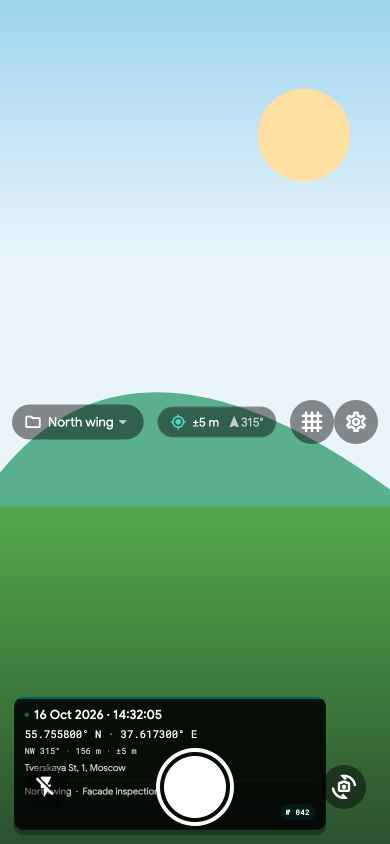
#> input picture docs/screenshots/camera.png, 780 x 1688 px, found by its file name (shown at 1/2 size); its folder holds only this picture in this run
$ python make_store_screenshots.py
#> lines starting #> are read from the running program, lines starting #| are printed output that depends on the picture
#!/usr/bin/env python3
"""Build 16:9 store screenshots from the portrait app screenshots.

RuStore asks for 16:9 (1920x1080) or 9:16 screenshots. The real app is
portrait-only, so we compose a Material You marketing frame around the actual
UI screenshots instead of cropping them.

Usage:
    python3 tool/make_store_screenshots.py
Output:
    docs/screenshots/{ru,en}/16x9/*.png
"""
from __future__ import annotations

import os
from pathlib import Path

from PIL import Image, ImageDraw, ImageFilter, ImageFont

ROOT = Path(__file__).resolve().parent.parent
W, H = 1920, 1080
PHONE_H = 880
BEZEL = 14
RADIUS = 54
ACCENT = (13, 148, 136)
DARK = (15, 61, 58)
MUTED = (63, 95, 90)
BG_TOP = (243, 251, 249)
BG_BOTTOM = (209, 240, 234)

RU = [
    (
        "camera",
        "Снимайте с координатами",
        "Координаты, направление, высота и время — сразу на фото. Без ручной обработки.",
    ),
    (
        "watermark",
        "Вотермарка под ваш стиль",
        "Координаты, адрес, заметка, автор и номер снимка. Три стиля на выбор.",
    ),
    (
        "projects",
        "Проекты и экспорт",
        "Группируйте снимки по объектам и заказчикам. Экспорт в ZIP в один тап.",
    ),
    (
        "gallery",
        "Галерея как в Google Photos",
        "Свайпы, плавный зум, свайп вверх — вся информация о снимке.",
    ),
    (
        "settings",
        "Гибкая настройка",
        "Стиль, поля вотермарки, качество съёмки и отдельный счётчик для каждого проекта.",
    ),
]

EN = [
    (
        "camera",
        "Shoot with coordinates",
        "Coordinates, bearing, altitude and time — baked right into the photo.",
    ),
    (
        "watermark",
        "A watermark in your style",
        "Coordinates, address, note, author and photo number. Three styles.",
    ),
    (
        "projects",
        "Projects and export",
        "Group shots by site or client. One-tap ZIP export.",
    ),
    (
        "gallery",
        "A Google Photos-style gallery",
        "Swipe to browse, pinch to zoom, swipe up for details.",
    ),
    (
        "settings",
        "Make it yours",
        "Watermark fields, capture quality and a separate counter per project.",
    ),
]


def font(name: str, size: int) -> ImageFont.FreeTypeFont:
    return ImageFont.truetype(str(ROOT / "assets" / "fonts" / name), size)


def gradient() -> Image.Image:
    strip = Image.new("RGB", (1, H))
    px = strip.load()
    for y in range(H):
        t = y / (H - 1)
        px[0, y] = tuple(
            round(BG_TOP[i] * (1 - t) + BG_BOTTOM[i] * t) for i in range(3)
        )
    return strip.resize((W, H), Image.Resampling.BILINEAR)


def rounded_mask(size: tuple[int, int], radius: int) -> Image.Image:
    mask = Image.new("L", size, 0)
    ImageDraw.Draw(mask).rounded_rectangle(
        (0, 0, size[0] - 1, size[1] - 1), radius=radius, fill=255
    )
    return mask


def draw_wrapped(
    draw: ImageDraw.ImageDraw,
    text: str,
    fnt: ImageFont.FreeTypeFont,
    x: int,
    y: int,
    max_width: int,
    fill: tuple[int, int, int],
    line_gap: int,
) -> int:
    words = text.split()
    lines: list[str] = []
    current = ""
    for word in words:
        candidate = f"{current} {word}".strip()
        if draw.textlength(candidate, font=fnt) <= max_width:
            current = candidate
        else:
            if current:
                lines.append(current)
            current = word
    if current:
        lines.append(current)

    line_h = fnt.size + line_gap
    for line in lines:
        draw.text((x, y), line, font=fnt, fill=fill)
        y += line_h
    return y


def build(locale: str, name: str, headline: str, subtitle: str) -> Path:
#> called with locale = 'ru', name = 'camera', headline = 'Снимайте с координатами'
    source = ROOT / "docs" / "screenshots" / locale / f"{name}.png"
    shot = Image.open(source).convert("RGB")

    shot_h = PHONE_H
    shot_w = round(shot.width * shot_h / shot.height)
#> shot_w = 407
    shot = shot.resize((shot_w, shot_h), Image.Resampling.LANCZOS)
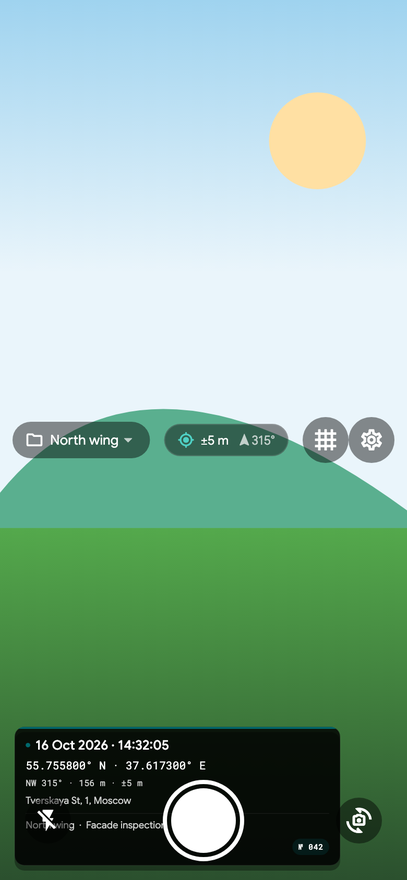
#> shot: PIL image 407x880 RGB; mean R, G, B 137.6, 174.7, 156.9

    frame_w = shot_w + BEZEL * 2
#> frame_w = 435
    frame_h = shot_h + BEZEL * 2
    frame_x = W - 120 - frame_w
#> frame_x = 1365
    frame_y = (H - frame_h) // 2

    canvas = gradient().convert("RGBA")
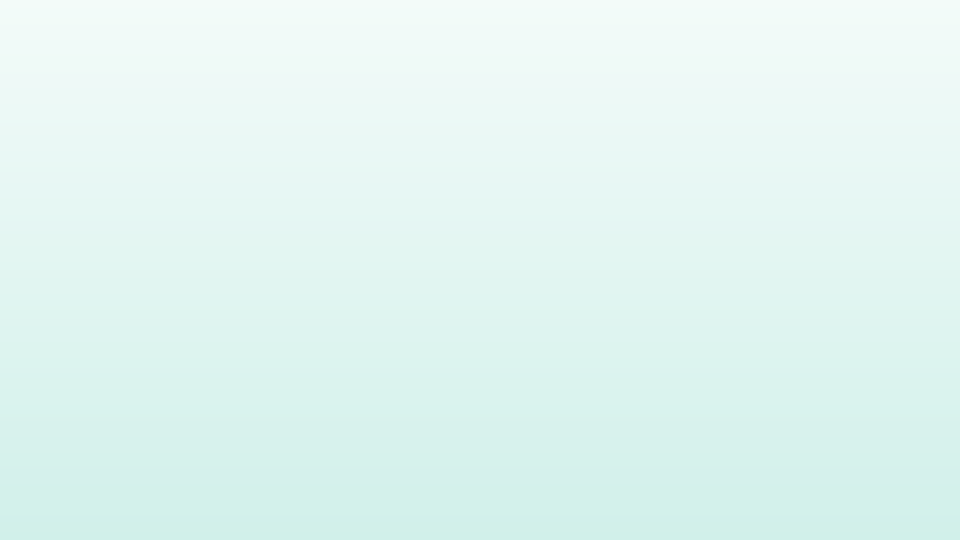
#> canvas: PIL image 1920x1080 RGBA (shown at 1/2 size); mean R, G, B, A 226, 245.5, 241.5, 255

    # Soft Material You blobs.
    blobs = Image.new("RGBA", (W, H), (0, 0, 0, 0))
#> blobs: PIL image 1920x1080 RGBA; every value is 0
    blob = ImageDraw.Draw(blobs)
    blob.ellipse((frame_x - 120, -260, frame_x + 640, 500), fill=ACCENT + (26,))
    blob.ellipse((-220, 760, 380, 1360), fill=ACCENT + (18,))
    blob.ellipse((frame_x + 260, 820, frame_x + 620, 1180), fill=(255, 255, 255, 150))
    canvas = Image.alpha_composite(canvas, blobs)
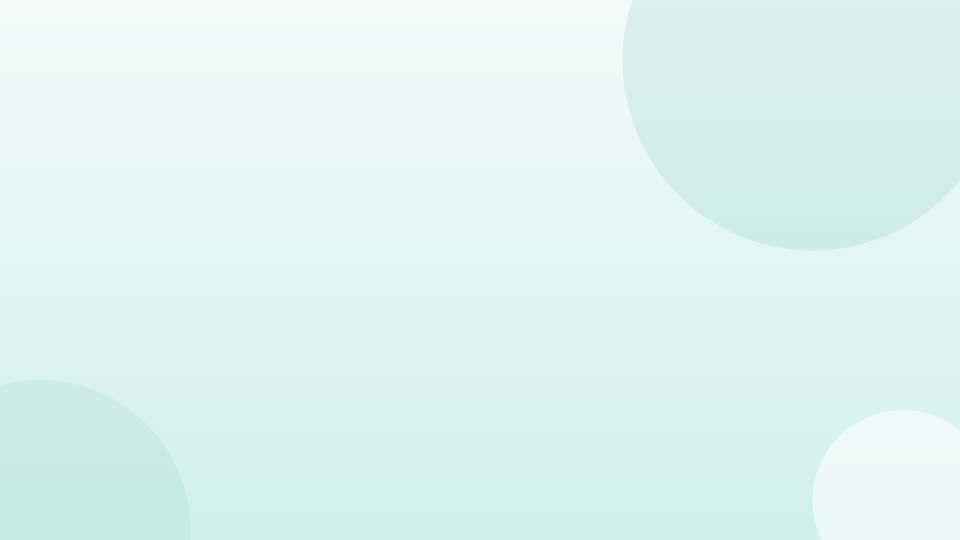
#> canvas: PIL image 1920x1080 RGBA (shown at 1/2 size); mean R, G, B, A 222.9, 244, 240, 255

    # Phone shadow.
    shadow = Image.new("RGBA", (W, H), (0, 0, 0, 0))
    ImageDraw.Draw(shadow).rounded_rectangle(
        (
            frame_x + 12,
            frame_y + 28,
            frame_x + frame_w + 12,
            frame_y + frame_h + 28,
        ),
        radius=RADIUS,
        fill=(15, 23, 42, 70),
    )
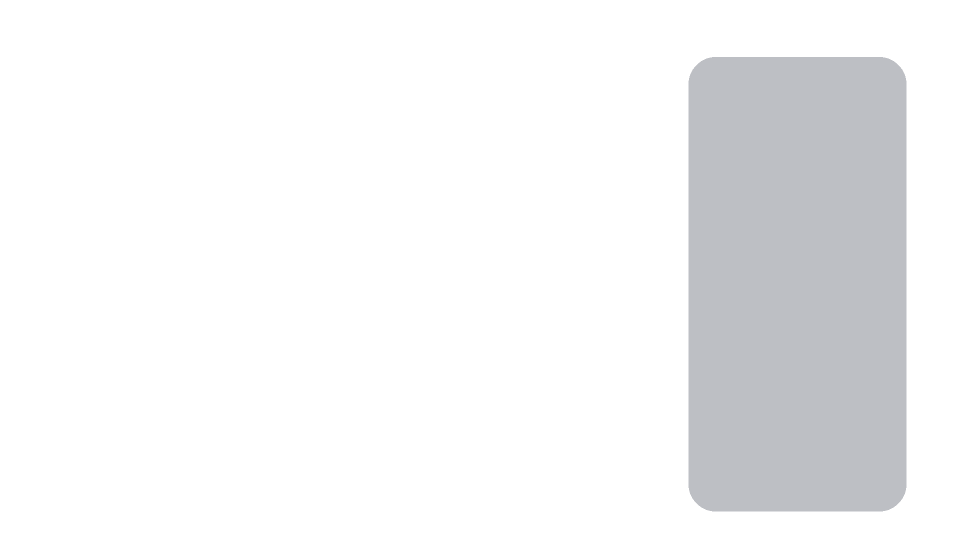
#> shadow: PIL image 1920x1080 RGBA (shown at 1/2 size); mean R, G, B, A 2.8, 4.4, 8, 13.3; transparent parts drawn white
    shadow = shadow.filter(ImageFilter.GaussianBlur(28))
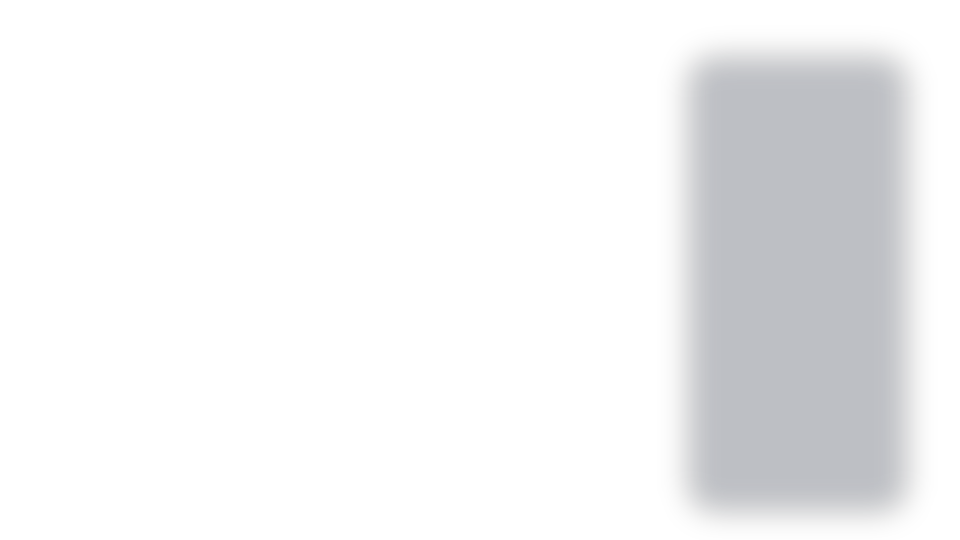
#> shadow: PIL image 1920x1080 RGBA (shown at 1/2 size); mean R, G, B, A 2.8, 4.4, 8, 13.3; transparent parts drawn white
    canvas = Image.alpha_composite(canvas, shadow)
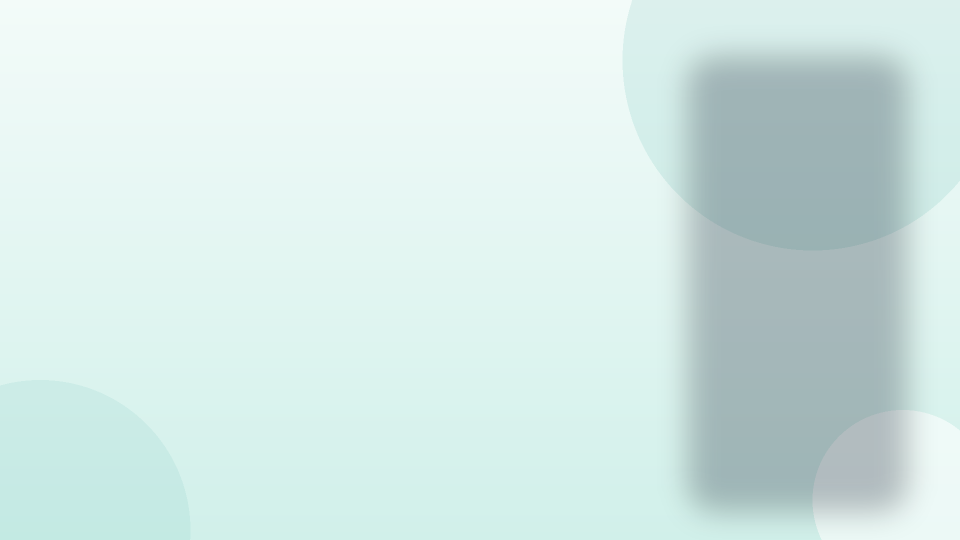
#> canvas: PIL image 1920x1080 RGBA (shown at 1/2 size); mean R, G, B, A 212.2, 232.5, 229.5, 255

    draw = ImageDraw.Draw(canvas)

    # App icon + wordmark.
#> (the run stopped early here; a loop or call above may not have finished)
